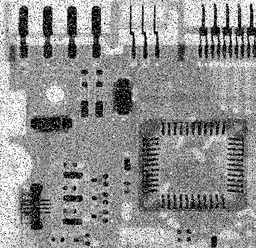
#> input picture st1.tif, 256 x 248 px, shrunk from 455 x 440 before the run
$ jupyter execute LAB-1.ipynb
#> lines starting #> are read from the running program, lines starting #| are printed output that depends on the picture
# Convolutional Neural Networks - Lab 1.
## Maestría en Ciencias de la Computación.
### Guillermo Reyes Martínez.

[cell 1]
#First we shall import opencv, numpy and matplotlib libraries as they´re going to be useful for reading our images,
#treat them as matrixes and display our results.
import cv2
import numpy as np
import matplotlib.pyplot as plt

[cell 2]
#This code reads the image previously stored on the same folder as this notebook, first parameter corresponds to image's name,
#second parameter "0", means it shall be read as a grayscale image.
image = cv2.imread("st1.tif", cv2.COLOR_BGR2GRAY)
#> image is the input picture: shape (248, 256); min 0, max 255, mean 144.3
image1_1 = cv2.imread("st1.tif", cv2.COLOR_BGR2GRAY)
image1_2 = cv2.imread("st1.tif", cv2.COLOR_BGR2GRAY)
image1_3 = cv2.imread("st1.tif", cv2.COLOR_BGR2GRAY)
image1_4 = cv2.imread("st1.tif", cv2.COLOR_BGR2GRAY)
image1_4_1 = cv2.imread("st1.tif", cv2.COLOR_BGR2GRAY)
image1_4_2 = cv2.imread("st1.tif", cv2.COLOR_BGR2GRAY)
imagecolor = cv2.imread("mar.jpg")
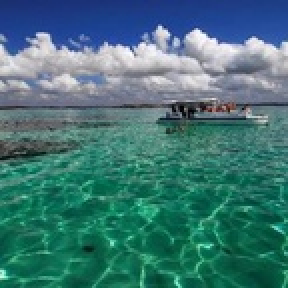
#> input picture mar.jpg, 144 x 144 px, shrunk from 256 x 256 before the run (shown 2 times larger)
#> imagecolor is the input picture: shape (144, 144, 3); mean B, G, R 119, 117.3, 64.7
imagecolor_1 = cv2.imread("mar.jpg")
#This line returns me the size of the image in pixels, will be usefull for the zero padding function and the filter function.
x, y = image.shape[:2]
#> x = 248; y = 256
print(x, y)
#| 248 256
#> (printed output is left out)

[cell 3]
#Then we create a variable "F" which we will use to define the size of our filter.
F = 3

By now we have read our image as a matrix of two dimensions.

As we can notice, we are not going to be capable of run our kernel in all the image as for the first and last pixels our kernel will not fit.
To solve this we are going to fill with zeros as many pixels we need.

[cell 4]
#Time to apply the padding to our image, so we can run our previosly defined kernel.
#This function is only used to prove how zero padding works.
def zero_padding(img, filtersize, x, y):
    #Rows and Columns are defined so that our filter will always fit.
#> called with filtersize = 3, x = 248, y = 256
    R = x + F - 1
#> R = 250
    C = y + F - 1
#> C = 258
    Z = np.zeros((R,C))
    for i in range (x):
        for j in range (y):
            Z[i + ((F-1)//2), j + ((F-1)//2)] = image[i,j]
    return Z

[cell 5]
print(image)
zero_padding(image, F, x, y)

[cell 6]
#Time to build our median blur filter. As requested the function only requires the image data and the filter size.
def median_filter(data, filter_size):
    #We declared this empty array where we shall take all the pixels we must sort in order to get the median value.
#> called with filter_size = 3
    temp = []
    #This indexer will only be used to set the boundaries of our window or kernel.
    indexer = filter_size // 2
    #This window array sets the size and the form of my kernel.
    window = [
        (i, j)
        for i in range(-indexer, filter_size-indexer)
        for j in range(-indexer, filter_size-indexer)
    ]
    #This index will be used to make sure our filter kernel is centered on the right pixel and to recover the median value.
    index = len(window) // 2
    #Two for cycles one for each direction of our image data.
    for i in range(len(data)):
        for j in range(len(data[0])):
            #Data must be sorted in order to take the median value and assign it to the current value.
            data[i][j] = sorted(
                #We consider 3 cases for boundaries in x, y and set them to 0. Else we shall use the image data.
                0 if (
                    min(i+a, j+b) < 0
                    or len(data) <= i+a
                    or len(data[0]) <= j+b
                ) else data[i+a][j+b]
                for a, b in window
            )[index]
    return data

[cell 7]
image2 = median_filter(image.copy(), 3)
image2_2 = median_filter(image.copy(), 5)
#> call 2 of median_filter, with filter_size = 5
#> in median_filter (call 2), `window = [ (i, j) for i in range(-indexer, filter_size-indexer) for j ..`: window = 25 pairs, first value -2 to 2, second value -2 to 2
#> in median_filter (call 2), `index = len(window) // 2`: index = 12
#> after the loop in median_filter (call 2), `for i in range(len(data)):`:
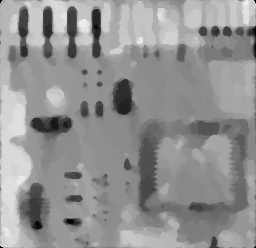
#> data: shape (248, 256); min 0, max 241, mean 146.4
image2_3 = median_filter(image.copy(), 7)

[cell 8]
print(image2)
#> (printed output is left out)

[cell 9]
# Create a figure and adjust the size
fig = plt.figure(figsize=(12, 6))

# First subplot
ax1 = fig.add_subplot(2, 2, 1)
ax1.imshow(image, cmap='gray')
ax1.set_title('Original')

# Second subplot
ax2 = fig.add_subplot(2, 2, 2)
ax2.imshow(image2, cmap='gray')
ax2.set_title('3x3 kernel')

# Third subplot
ax3 = fig.add_subplot(2, 2, 3)
ax3.imshow(image2_2, cmap='gray')
ax3.set_title('5x5 kernel')

# Fourth subplot
ax4 = fig.add_subplot(2, 2, 4)
ax4.imshow(image2_3, cmap='gray')
ax4.set_title('7x7 kernel')

# Remove the axis ticks and labels
for ax in [ax1, ax2, ax3, ax4]:
    ax.set_xticks([])
    ax.set_yticks([])
    ax.axis('off')

# Adjust the spacing between subplots
fig.tight_layout()

# Show the figure
plt.show()

As we can see, our filter succesfully took out all the salt & pepper noise. This is expected to happen since it took the median value from each pixel´s neighborhood.

From now on we will focus only in the functions since we have already import the libraries and explained how zero padding works.

[cell 10]
def averageFilter(data, filter_size):
#> called with filter_size = 3
    x, y = data.shape
#> x = 248; y = 256
    #Since this is a linear operation filter applied in the space domain we can create a kernel or mask by declaring
    #a matrix full of ones the size of the desired filter and dividing it by the size of the filter squared.
    kernel = (np.ones((filter_size, filter_size)))/(filter_size**2)
    #Here we just adjust our Rows and Columns to create a empty matrix with the zero padding we need.
    R = x + filter_size - 1
#> R = 250
    C = y + filter_size - 1
#> C = 258
    Z = np.zeros((R,C))
    #Same as always one for loop for each axis.
    for i in range (x):
        for j in range(y):
            #Here we add the zero padding by asignin the original data to their corresponding coordinate in x, y.
            Z[i + int((filter_size - 1)/2), j + int((filter_size - 1)/2)] = data[i][j]
            #k is a variable that helps us to take slices of the full image data.
            k = Z[i:i + filter_size, j:j + filter_size]
            #l is a dummy variable where we multiply all the slice of k by our filter and sum everything to get the average
            #value of the neighborhood
            l = np.sum(k*kernel)
            #Finally we assing each l value to their corresponding index.
            data[i][j] = l
    return data

[cell 11]
image3 = averageFilter(image.copy(), 3)
image3_2 = averageFilter(image.copy(), 5)
#> call 2 of averageFilter, with filter_size = 5
#> after the loop in averageFilter (call 2), `for i in range (x):`:
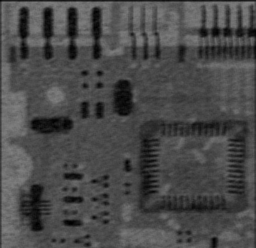
#> data: shape (248, 256); min 0, max 129, mean 73.8
image3_3 = averageFilter(image.copy(), 7)
#> call 3 of averageFilter, with filter_size = 7
#> after the loop in averageFilter (call 3), `for i in range (x):`:
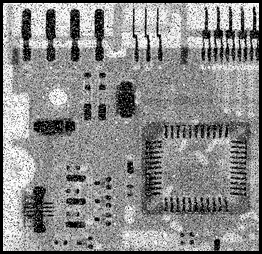
#> Z: shape (254, 262) float64; min 0, max 255, mean 137.7
print(image3)
#> (printed output is left out)

[cell 12]
# Create a figure and adjust the size
fig = plt.figure(figsize=(12, 6))

# First subplot
ax1 = fig.add_subplot(2, 2, 1)
ax1.imshow(image, cmap='gray')
ax1.set_title('Original')

# Second subplot
ax2 = fig.add_subplot(2, 2, 2)
ax2.imshow(image3, cmap='gray')
ax2.set_title('3x3 kernel')

# Third subplot
ax3 = fig.add_subplot(2, 2, 3)
ax3.imshow(image3_2, cmap='gray')
ax3.set_title('5x5 kernel')

# Fourth subplot
ax4 = fig.add_subplot(2, 2, 4)
ax4.imshow(image3_3, cmap='gray')
ax4.set_title('7x7 kernel')

# Remove the axis ticks and labels
for ax in [ax1, ax2, ax3, ax4]:
    ax.set_xticks([])
    ax.set_yticks([])
    ax.axis('off')

# Adjust the spacing between subplots
fig.tight_layout()

# Show the figure
plt.show()

[cell 13]
def weighavgFilter(data):
    #This was my best attemp to recreate a weighed average kernel.
    filter_size = 5
    index = filter_size//2
    quotients = []
    for n in range(filter_size):
        quotients.append(2**n)
    kernel = (np.ones((filter_size, filter_size)))
    kernel[filter_size//2][filter_size//2] = quotients[-1]
    kernel[filter_size//2][filter_size//2 + 1] = quotients[-2]
    kernel[filter_size//2][filter_size//2 - 1] = quotients[-2]
    kernel[filter_size//2][filter_size//2 + 2] = quotients[-3]
    kernel[filter_size//2][filter_size//2 - 2] = quotients[-3]
    kernel[filter_size//2 + 1][filter_size//2] = quotients[-2]
    kernel[filter_size//2 + 1][filter_size//2 - 1] = quotients[-3]
    kernel[filter_size//2 + 1][filter_size//2 + 1] = quotients[-3]
    kernel[filter_size//2 + 1][filter_size//2 - 2] = quotients[-4]
    kernel[filter_size//2 + 1][filter_size//2 + 2] = quotients[-4]
    kernel[filter_size//2 - 1][filter_size//2] = quotients[-2]
    kernel[filter_size//2 - 1][filter_size//2 + 1] = quotients[-3]
    kernel[filter_size//2 - 1][filter_size//2 - 1] = quotients[-3]
    kernel[filter_size//2 - 1][filter_size//2 - 2] = quotients[-4]
    kernel[filter_size//2 - 1][filter_size//2 + 2] = quotients[-4]
    kernel[filter_size//2 + 2][filter_size//2] = quotients[-3]
    kernel[filter_size//2 + 2][filter_size//2 - 1] = quotients[-4]
    kernel[filter_size//2 + 2][filter_size//2 + 1] = quotients[-4]
    kernel[filter_size//2 - 2][filter_size//2 + 1] = quotients[-4]
    kernel[filter_size//2 - 2][filter_size//2] = quotients[-3]
    kernel[filter_size//2 - 2][filter_size//2 - 1] = quotients[-4]
    q_sum = np.sum(kernel)
    my_kernel = (kernel*(1/q_sum))

    x, y = data.shape
#> x = 248; y = 256
    quotients = []
    for n in range(filter_size):
        quotients.append(2**n)
    #Since this is a linear operation filter applied in the space domain we can create a kernel or mask by declaring
    #a matrix full of ones the size of the desired filter and dividing it by the size of the filter squared.
    kernel = (np.ones((filter_size, filter_size)))


    #Here we just adjust our Rows and Columns to create a empty matrix with the zero padding we need.
    R = x + filter_size - 1
#> R = 252
    C = y + filter_size - 1
#> C = 260
    Z = np.zeros((R,C))
    #Same as always one for loop for each axis.
    for i in range (x):
        for j in range(y):
            #Here we add the zero padding by asignin the original data to their corresponding coordinate in x, y.
            Z[i + int((filter_size - 1)/2), j + int((filter_size - 1)/2)] = data[i][j]
            #k is a variable that helps us to take slices of the full image data.
            k = Z[i:i + filter_size, j:j + filter_size]
            #l is a dummy variable where we multiply all the slice of k by our filter and sum everything to get the average
            #value of the neighborhood
            l = np.sum(k*my_kernel)
            #Finally we assing each l value to their corresponding index.
            data[i][j] = l
    return data

[cell 14]
image4 = weighavgFilter(image.copy())

[cell 15]
plt.subplot(1,2,1), plt.imshow(image, cmap='gray')
plt.subplot(1,2,2), plt.imshow(image4, cmap='gray')
plt.show()

[cell 16]
#And here's a code I found on internet that works different. I do prefer mine, but I was unable to generalize the function to
#create the kernel.
def dnorm(x, mu, sd):
    return 1 / (np.sqrt(2 * np.pi) * sd) * np.e ** (-np.power((x - mu) / sd, 2) / 2)

def gaussian_kernel(size, sigma=1, verbose=False):

#> called with size = 5, sigma = 1, verbose = False
    kernel_1D = np.linspace(-(size // 2), size // 2, size)
    for i in range(size):
        kernel_1D[i] = dnorm(kernel_1D[i], 0, sigma)
    kernel_2D = np.outer(kernel_1D.T, kernel_1D.T)

    kernel_2D *= 1.0 / kernel_2D.max()

    if verbose:
        plt.imshow(kernel_2D, interpolation='none',cmap='gray')
        plt.title("Image")
        plt.show()

    return kernel_2D

g_k = gaussian_kernel(5)
g_k_1 = gaussian_kernel(15)

def weighavgFilterV2(data, filter_size, gaussian_kernel):

    #Here we just adjust our Rows and Columns to create a empty matrix with the zero padding we need.
#> called with filter_size = 5, gaussian_kernel = array of shape (5, 5)
    R = x + filter_size - 1
#> R = 252
    C = y + filter_size - 1
#> C = 260
    Z = np.zeros((R,C))
    #Same as always one for loop for each axis.
    for i in range (x):
        for j in range(y):
            #Here we add the zero padding by asignin the original data to their corresponding coordinate in x, y.
            Z[i + int((filter_size - 1)/2), j + int((filter_size - 1)/2)] = data[i][j]
            #k is a variable that helps us to take slices of the full image data.
            k = Z[i:i + filter_size, j:j + filter_size]
            #l is a dummy variable where we multiply all the slice of k by our filter and sum everything to get the average
            #value of the neighborhood
            l = np.sum(k*gaussian_kernel)
            #Finally we assing each l value to their corresponding index.
            data[i][j] = l
    return data

image5 = weighavgFilterV2(image1_4_1, 5, g_k)
image6 = weighavgFilterV2(image1_4_2, 15, g_k_1)
#> call 2 of weighavgFilterV2, with filter_size = 15, gaussian_kernel = array of shape (15, 15)
#> after the loop in weighavgFilterV2 (call 2), `for i in range (x):`:
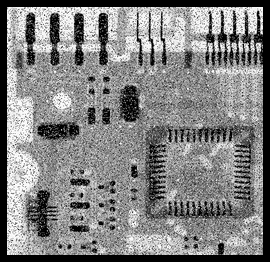
#> Z: shape (262, 270) float64; min 0, max 255, mean 129.5
#> after the loop in weighavgFilterV2 (call 2), `for i in range (x):`:
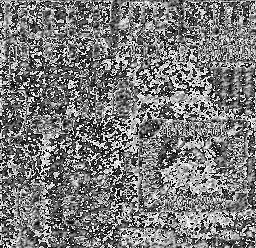
#> data: shape (248, 256); min 0, max 255, mean 122.2

[cell 17]
plt.subplot(1,3,1), plt.imshow(image, cmap='gray')
plt.subplot(1,3,2), plt.imshow(image5, cmap='gray')
plt.subplot(1,3,3), plt.imshow(image6, cmap='gray')
plt.show

[cell 18]
def avgcolorFilter(data, filter_size):

#> called with filter_size = 3
    x, y, z = data.shape
#> x = 144

    #Since this is a linear operation filter applied in the space domain we can create a kernel or mask by declaring
    #a matrix full of ones the size of the desired filter and dividing it by the size of the filter squared.
    kernel = (np.ones((filter_size, filter_size, z)))/((filter_size**2)*z)
    #Here we just adjust our Rows and Columns to create a empty matrix with the zero padding we need.
    R = x + filter_size - 1
    C = y + filter_size - 1
    D = z
    Z = np.zeros((R,C,D))
    #Same as always one for loop for each axis.
    for i in range (x):
        for j in range(y):
            for m in range(z):
                #Here we add the zero padding by asignin the original data to their corresponding coordinate in x, y.
                Z[i + int((filter_size - 1)/2), j + int((filter_size - 1)/2), z-1] = data[i][j][z-1]
                #k is a variable that helps us to take slices of the full image data.
                k = Z[i:i + filter_size, j:j + filter_size, z-1]
                #l is a dummy variable where we multiply all the slice of k by our filter and sum everything to get the average
                #value of the neighborhood
                l = np.sum(k*kernel)
                #Finally we assing each l value to their corresponding index.
                data[i][j][m] = l
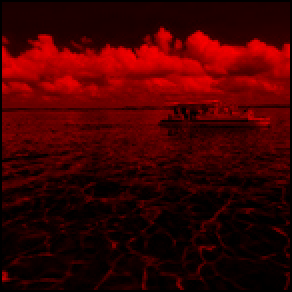
#> Z: shape (146, 146, 3) float64 (shown 2 times larger); mean B, G, R 0, 0, 63
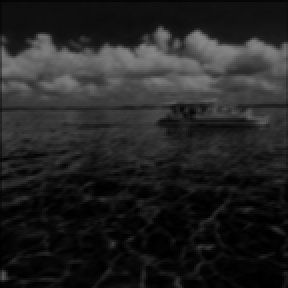
#> data: shape (144, 144, 3) (shown 2 times larger); min 0, max 136, mean 35.3
    return data

[cell 19]
avgcolorFilter(imagecolor_1, 3)

[cell 20]
image7 = avgcolorFilter(imagecolor_1, 3)
#> call 2 of avgcolorFilter, with filter_size = 3
#> after the loop in avgcolorFilter (call 2), `for i in range (x):`:
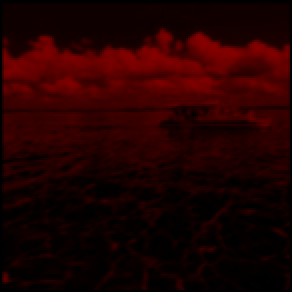
#> Z: shape (146, 146, 3) float64 (shown 2 times larger); mean B, G, R 0, 0, 34.3
#> after the loop in avgcolorFilter (call 2), `for i in range (x):`:
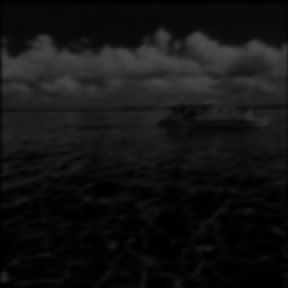
#> data: shape (144, 144, 3) (shown 2 times larger); min 0, max 74, mean 19.1
print(image7)
#> (printed output is left out)

[cell 21]
cv2.imshow('Original', imagecolor)
cv2.imshow('Filtered', image7)
cv2.waitKey(0)

[cell 22]
plt.subplot(1,3,1), plt.imshow(imagecolor, cmap='viridis')
plt.subplot(1,3,2), plt.imshow(image7, cmap='viridis')
#plt.subplot(1,3,3), plt.imshow(image6, cmap='gray')
plt.show
#> figure, not shown here; B, G, R data is drawn as R, G, B
